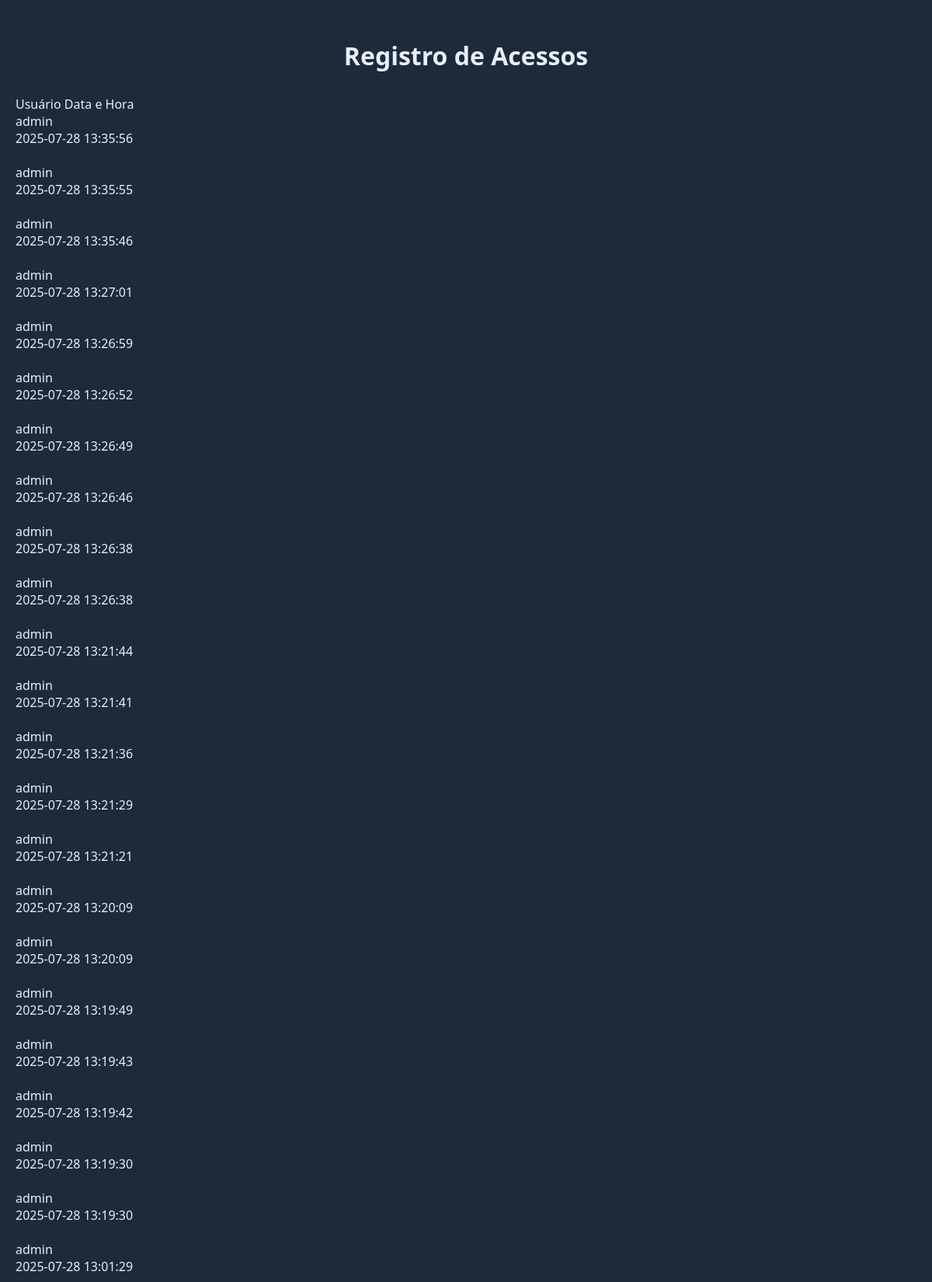
The page /consultas (upper part) on the database its author committed.
### tables this page shows
CREATE TABLE acessos(
              id INTEGER PRIMARY KEY AUTOINCREMENT,
              usuario TEXT NOT NULL,
              data_hora TEXT NOT NULL);

### myproject/banco.py (the view)
    def wrapper(*args, **kwargs):
        usuario = session.get('usuario_logado',None)
        if usuario:
            registrar_acesso(usuario)
        return func(*args, **kwargs)

### main.py (called while the page is built)
@app.before_request
def before_request():
    usuario = session.get('usuario_logado')
    if usuario and request.endpoint != 'static':
        registrar_acesso(usuario)

@app.route('/consultas', methods = ['GET'])
@middleware_registrar_acesso
def consultas():
    conn = conectar_db()
    cursor = conn.cursor()
    cursor.execute("SELECT usuario, data_hora FROM acessos ORDER BY data_hora DESC")
    acessos = cursor.fetchall()
    conn.close()
    return render_template('consultas.html', acessos=acessos)

### myproject/banco.py (called while the page is built)
def conectar_db():
    conectar = sqlite3.connect("cadastros.db")
    return conectar

def middleware_registrar_acesso(func):
    def wrapper(*args, **kwargs):
        usuario = session.get('usuario_logado',None)
        if usuario:
            registrar_acesso(usuario)
        return func(*args, **kwargs)
    return wrapper

### templates/consultas.html (shortened to what this page needs)
<!DOCTYPE html>
<html lang="pt-br">
<head>
    <link rel="stylesheet" type="text/css" href="{{ url_for('static', filename='consultas.css') }}">
</head>
<body>
    <h1>Registro de Acessos</h1>
        <thead>
            <tr>
                <th>Usuário</th>
                <th>Data e Hora</th>
            </tr>
        </thead>
        <tbody>
            {% for acesso in acessos %}
            <tr>
                <br><td>{{ acesso[0] }}</td><br>
                <td>{{ acesso[1] }}</td><br>
            </tr>
            {% endfor %}
        </tbody>
</body>
</html>

### static/consultas.css (style rules this page uses)
body { font-family: 'Segoe UI', Tahoma, Geneva, Verdana, sans-serif; background: #1E2A3A; color: var(--light); margin: 0; padding: 20px; min-height: 100vh; }
h1 { text-align: center; margin: 30px 0; color: var(--light); }

### static/cadastro.css (style rules this page uses)
:root { --primary: #0A0A0A; --primary-dark: #16213E; --primary-darker: #1E2A3A; --secondary: #7F7F7F; --light: #E6EFFA; --dark: #000000; --gray: #2B2B2B; --success: #00D2FF; --shadow: #1A2230; --accent: #2b548d; --accent-dark: #193e42; }
body { font-family: 'Segoe UI', Tahoma, Geneva, Verdana, sans-serif; background: #1E2A3A; color: var(--light); margin: 0; padding: 0; min-height: 100vh; }

### rows shown on the page
acessos: usuario "admin", data_hora "2025-07-28 13:35:56"
acessos: usuario "admin", data_hora "2025-07-28 13:35:55"
acessos: usuario "admin", data_hora "2025-07-28 13:35:46"
acessos: usuario "admin", data_hora "2025-07-28 13:27:01"
acessos: usuario "admin", data_hora "2025-07-28 13:26:59"
acessos: usuario "admin", data_hora "2025-07-28 13:26:52"
acessos: usuario "admin", data_hora "2025-07-28 13:26:49"
acessos: usuario "admin", data_hora "2025-07-28 13:26:46"
acessos: usuario "admin", data_hora "2025-07-28 13:26:38"
acessos: usuario "admin", data_hora "2025-07-28 13:26:38"
acessos: usuario "admin", data_hora "2025-07-28 13:21:44"
acessos: usuario "admin", data_hora "2025-07-28 13:21:41"
acessos: usuario "admin", data_hora "2025-07-28 13:21:36"
acessos: usuario "admin", data_hora "2025-07-28 13:21:29"
acessos: usuario "admin", data_hora "2025-07-28 13:21:21"
acessos: usuario "admin", data_hora "2025-07-28 13:20:09"
acessos: usuario "admin", data_hora "2025-07-28 13:20:09"
acessos: usuario "admin", data_hora "2025-07-28 13:19:49"
acessos: usuario "admin", data_hora "2025-07-28 13:19:43"
acessos: usuario "admin", data_hora "2025-07-28 13:19:42"
acessos: usuario "admin", data_hora "2025-07-28 13:19:30"
acessos: usuario "admin", data_hora "2025-07-28 13:19:30"
acessos: usuario "admin", data_hora "2025-07-28 13:01:29"
